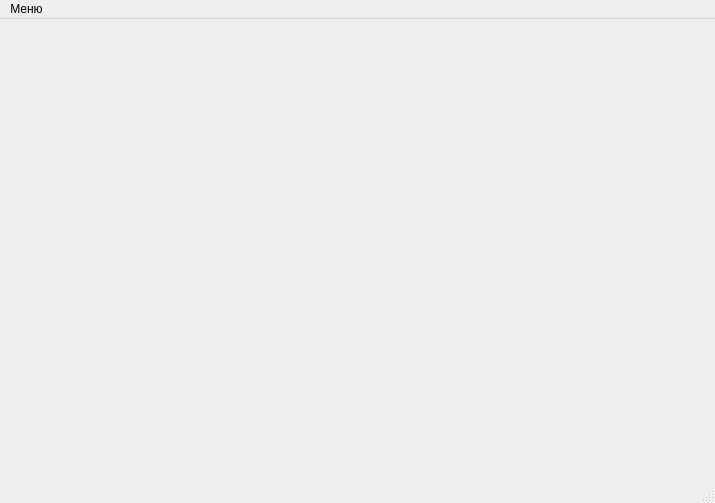
<?xml version="1.0" encoding="UTF-8"?>
<ui version="4.0">
 <class>MainWindow</class>
 <widget class="QMainWindow" name="MainWindow">
  <property name="geometry">
   <rect>
    <x>0</x>
    <y>0</y>
    <width>715</width>
    <height>503</height>
   </rect>
  </property>
  <property name="windowTitle">
   <string>MainWindow</string>
  </property>
  <widget class="QWidget" name="centralwidget">
   <layout class="QVBoxLayout" name="verticalLayout"/>
  </widget>
  <widget class="QMenuBar" name="menubar">
   <property name="geometry">
    <rect>
     <x>0</x>
     <y>0</y>
     <width>715</width>
     <height>22</height>
    </rect>
   </property>
   <widget class="QMenu" name="menu">
    <property name="title">
     <string>Меню</string>
    </property>
    <addaction name="batteriesAction"/>
    <addaction name="curvesAction"/>
   </widget>
   <addaction name="menu"/>
  </widget>
  <widget class="QStatusBar" name="statusbar"/>
  <action name="batteriesAction">
   <property name="text">
    <string>Таблица АКБ</string>
   </property>
  </action>
  <action name="testsAction">
   <property name="text">
    <string>Таблица испытаний</string>
   </property>
  </action>
  <action name="curvesAction">
   <property name="text">
    <string>Разрядные кривые</string>
   </property>
  </action>
 </widget>
 <resources/>
 <connections/>
</ui>
